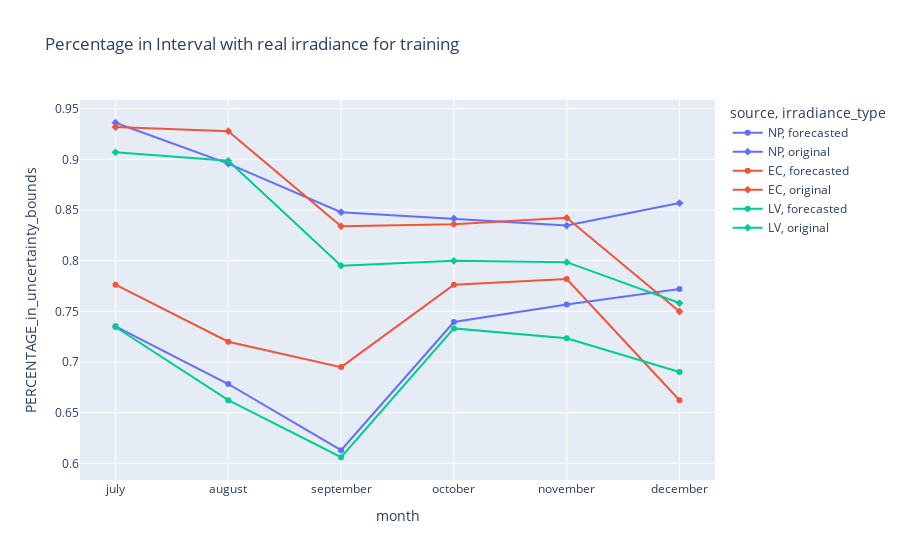
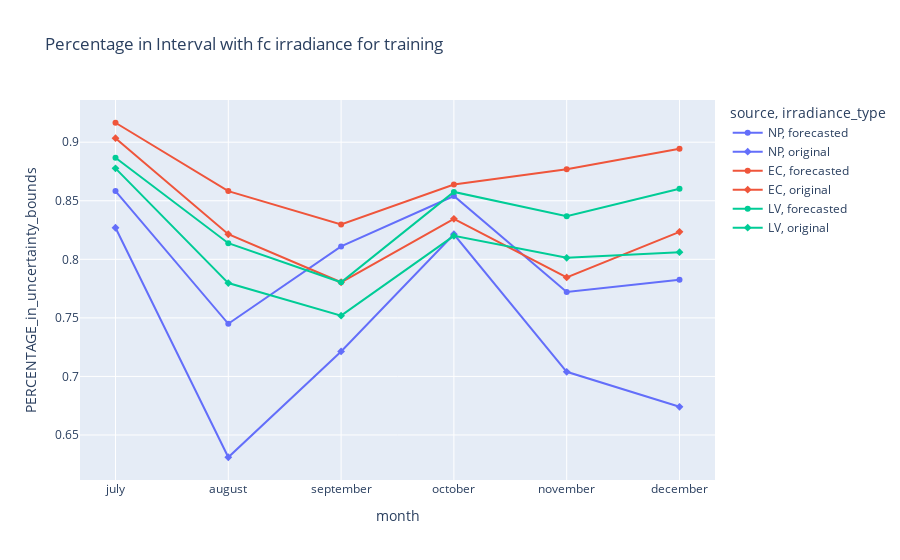

Source (notebook cell) for these figures, in order:
### Code cell
fig = px.line(df_results_quantile_real_irradiance_4_training, x = 'month', y = 'PERCENTAGE_in_uncertainty_bounds', color = 'source', symbol = 'irradiance_type', hover_name = 'irradiance_type', title = 'Percentage in Interval with real irradiance for training')
fig.show()
fig = px.line(df_results_quantile_fc_irradiance_4_training, x = 'month', y = 'PERCENTAGE_in_uncertainty_bounds', color = 'source', symbol = 'irradiance_type', hover_name = 'irradiance_type', title = 'Percentage in Interval with fc irradiance for training')
fig.show()

### Figure 1 — Plotly figure (JSON) as saved in the notebook; plotly's stock layout.template omitted (floating-point values rounded to 4 significant figures)
{"data": [{"hovertemplate": "<b>%{hovertext}</b><br><br>source=NP<br>irradiance_type=forecasted<br>month=%{x}<br>PERCENTAGE_in_uncertainty_bounds=%{y}<extra></extra>", "hovertext": ["forecasted", "forecasted", "forecasted", "forecasted", "forecasted", "forecasted"], "legendgroup": "NP, forecasted", "line": {"color": "#636efa", "dash": "solid"}, "marker": {"symbol": "circle"}, "mode": "lines+markers", "name": "NP, forecasted", "orientation": "v", "showlegend": true, "type": "scatter", "x": ["july", "august", "september", "october", "november", "december"], "xaxis": "x", "y": [0.7352, 0.6782, 0.6129, 0.7394, 0.7568, 0.7721], "yaxis": "y"}, {"hovertemplate": "<b>%{hovertext}</b><br><br>source=NP<br>irradiance_type=original<br>month=%{x}<br>PERCENTAGE_in_uncertainty_bounds=%{y}<extra></extra>", "hovertext": ["original", "original", "original", "original", "original", "original"], "legendgroup": "NP, original", "line": {"color": "#636efa", "dash": "solid"}, "marker": {"symbol": "diamond"}, "mode": "lines+markers", "name": "NP, original", "orientation": "v", "showlegend": true, "type": "scatter", "x": ["july", "august", "september", "october", "november", "december"], "xaxis": "x", "y": [0.9361, 0.8958, 0.8478, 0.8416, 0.8346, 0.8568], "yaxis": "y"}, {"hovertemplate": "<b>%{hovertext}</b><br><br>source=EC<br>irradiance_type=forecasted<br>month=%{x}<br>PERCENTAGE_in_uncertainty_bounds=%{y}<extra></extra>", "hovertext": ["forecasted", "forecasted", "forecasted", "forecasted", "forecasted", "forecasted"], "legendgroup": "EC, forecasted", "line": {"color": "#EF553B", "dash": "solid"}, "marker": {"symbol": "circle"}, "mode": "lines+markers", "name": "EC, forecasted", "orientation": "v", "showlegend": true, "type": "scatter", "x": ["july", "august", "september", "october", "november", "december"], "xaxis": "x", "y": [0.7762, 0.7199, 0.6949, 0.7762, 0.7818, 0.6623], "yaxis": "y"}, {"hovertemplate": "<b>%{hovertext}</b><br><br>source=EC<br>irradiance_type=original<br>month=%{x}<br>PERCENTAGE_in_uncertainty_bounds=%{y}<extra></extra>", "hovertext": ["original", "original", "original", "original", "original", "original"], "legendgroup": "EC, original", "line": {"color": "#EF553B", "dash": "solid"}, "marker": {"symbol": "diamond"}, "mode": "lines+markers", "name": "EC, original", "orientation": "v", "showlegend": true, "type": "scatter", "x": ["july", "august", "september", "october", "november", "december"], "xaxis": "x", "y": [0.9319, 0.9277, 0.8339, 0.836, 0.8423, 0.7498], "yaxis": "y"}, {"hovertemplate": "<b>%{hovertext}</b><br><br>source=LV<br>irradiance_type=forecasted<br>month=%{x}<br>PERCENTAGE_in_uncertainty_bounds=%{y}<extra></extra>", "hovertext": ["forecasted", "forecasted", "forecasted", "forecasted", "forecasted", "forecasted"], "legendgroup": "LV, forecasted", "line": {"color": "#00cc96", "dash": "solid"}, "marker": {"symbol": "circle"}, "mode": "lines+markers", "name": "LV, forecasted", "orientation": "v", "showlegend": true, "type": "scatter", "x": ["july", "august", "september", "october", "november", "december"], "xaxis": "x", "y": [0.7345, 0.6623, 0.606, 0.7331, 0.7234, 0.6901], "yaxis": "y"}, {"hovertemplate": "<b>%{hovertext}</b><br><br>source=LV<br>irradiance_type=original<br>month=%{x}<br>PERCENTAGE_in_uncertainty_bounds=%{y}<extra></extra>", "hovertext": ["original", "original", "original", "original", "original", "original"], "legendgroup": "LV, original", "line": {"color": "#00cc96", "dash": "solid"}, "marker": {"symbol": "diamond"}, "mode": "lines+markers", "name": "LV, original", "orientation": "v", "showlegend": true, "type": "scatter", "x": ["july", "august", "september", "october", "november", "december"], "xaxis": "x", "y": [0.9069, 0.8985, 0.795, 0.7999, 0.7985, 0.7582], "yaxis": "y"}], "layout": {"legend": {"title": {"text": "source, irradiance_type"}, "tracegroupgap": 0}, "title": {"text": "Percentage in Interval with real irradiance for training"}, "xaxis": {"anchor": "y", "domain": [0, 1], "title": {"text": "month"}}, "yaxis": {"anchor": "x", "domain": [0, 1], "title": {"text": "PERCENTAGE_in_uncertainty_bounds"}}}}

### Figure 2 — Plotly figure (JSON) as saved in the notebook; plotly's stock layout.template omitted (floating-point values rounded to 4 significant figures)
{"data": [{"hovertemplate": "<b>%{hovertext}</b><br><br>source=NP<br>irradiance_type=forecasted<br>month=%{x}<br>PERCENTAGE_in_uncertainty_bounds=%{y}<extra></extra>", "hovertext": ["forecasted", "forecasted", "forecasted", "forecasted", "forecasted", "forecasted"], "legendgroup": "NP, forecasted", "line": {"color": "#636efa", "dash": "solid"}, "marker": {"symbol": "circle"}, "mode": "lines+markers", "name": "NP, forecasted", "orientation": "v", "showlegend": true, "type": "scatter", "x": ["july", "august", "september", "october", "november", "december"], "xaxis": "x", "y": [0.8582, 0.745, 0.811, 0.8541, 0.7721, 0.7825], "yaxis": "y"}, {"hovertemplate": "<b>%{hovertext}</b><br><br>source=NP<br>irradiance_type=original<br>month=%{x}<br>PERCENTAGE_in_uncertainty_bounds=%{y}<extra></extra>", "hovertext": ["original", "original", "original", "original", "original", "original"], "legendgroup": "NP, original", "line": {"color": "#636efa", "dash": "solid"}, "marker": {"symbol": "diamond"}, "mode": "lines+markers", "name": "NP, original", "orientation": "v", "showlegend": true, "type": "scatter", "x": ["july", "august", "september", "october", "november", "december"], "xaxis": "x", "y": [0.827, 0.631, 0.7213, 0.8214, 0.704, 0.6741], "yaxis": "y"}, {"hovertemplate": "<b>%{hovertext}</b><br><br>source=EC<br>irradiance_type=forecasted<br>month=%{x}<br>PERCENTAGE_in_uncertainty_bounds=%{y}<extra></extra>", "hovertext": ["forecasted", "forecasted", "forecasted", "forecasted", "forecasted", "forecasted"], "legendgroup": "EC, forecasted", "line": {"color": "#EF553B", "dash": "solid"}, "marker": {"symbol": "circle"}, "mode": "lines+markers", "name": "EC, forecasted", "orientation": "v", "showlegend": true, "type": "scatter", "x": ["july", "august", "september", "october", "november", "december"], "xaxis": "x", "y": [0.9166, 0.8582, 0.8297, 0.8638, 0.877, 0.8944], "yaxis": "y"}, {"hovertemplate": "<b>%{hovertext}</b><br><br>source=EC<br>irradiance_type=original<br>month=%{x}<br>PERCENTAGE_in_uncertainty_bounds=%{y}<extra></extra>", "hovertext": ["original", "original", "original", "original", "original", "original"], "legendgroup": "EC, original", "line": {"color": "#EF553B", "dash": "solid"}, "marker": {"symbol": "diamond"}, "mode": "lines+markers", "name": "EC, original", "orientation": "v", "showlegend": true, "type": "scatter", "x": ["july", "august", "september", "october", "november", "december"], "xaxis": "x", "y": [0.9034, 0.8214, 0.7804, 0.8346, 0.7846, 0.8235], "yaxis": "y"}, {"hovertemplate": "<b>%{hovertext}</b><br><br>source=LV<br>irradiance_type=forecasted<br>month=%{x}<br>PERCENTAGE_in_uncertainty_bounds=%{y}<extra></extra>", "hovertext": ["forecasted", "forecasted", "forecasted", "forecasted", "forecasted", "forecasted"], "legendgroup": "LV, forecasted", "line": {"color": "#00cc96", "dash": "solid"}, "marker": {"symbol": "circle"}, "mode": "lines+markers", "name": "LV, forecasted", "orientation": "v", "showlegend": true, "type": "scatter", "x": ["july", "august", "september", "october", "november", "december"], "xaxis": "x", "y": [0.8867, 0.8138, 0.7804, 0.8575, 0.8367, 0.8603], "yaxis": "y"}, {"hovertemplate": "<b>%{hovertext}</b><br><br>source=LV<br>irradiance_type=original<br>month=%{x}<br>PERCENTAGE_in_uncertainty_bounds=%{y}<extra></extra>", "hovertext": ["original", "original", "original", "original", "original", "original"], "legendgroup": "LV, original", "line": {"color": "#00cc96", "dash": "solid"}, "marker": {"symbol": "diamond"}, "mode": "lines+markers", "name": "LV, original", "orientation": "v", "showlegend": true, "type": "scatter", "x": ["july", "august", "september", "october", "november", "december"], "xaxis": "x", "y": [0.8777, 0.7797, 0.7519, 0.82, 0.8013, 0.8061], "yaxis": "y"}], "layout": {"legend": {"title": {"text": "source, irradiance_type"}, "tracegroupgap": 0}, "title": {"text": "Percentage in Interval with fc irradiance for training"}, "xaxis": {"anchor": "y", "domain": [0, 1], "title": {"text": "month"}}, "yaxis": {"anchor": "x", "domain": [0, 1], "title": {"text": "PERCENTAGE_in_uncertainty_bounds"}}}}
